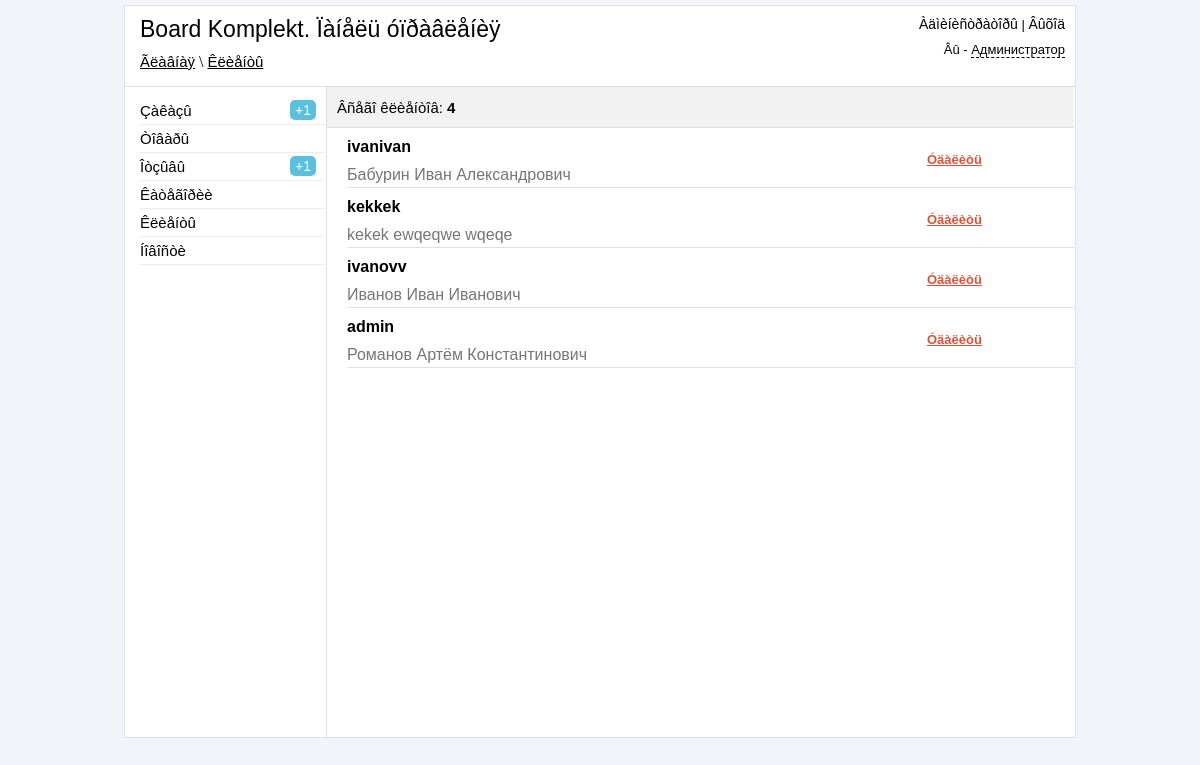
Page /admin/clients.php (signed in) on the committed database.
### tables this page shows
CREATE TABLE IF NOT EXISTS `reg_user` (
  `user_id` int(11) NOT NULL AUTO_INCREMENT,
  `login` varchar(100) NOT NULL,
  `password` varchar(100) NOT NULL,
  `surname` varchar(100) NOT NULL,
  `name` varchar(100) NOT NULL,
  `patronymic` varchar(100) NOT NULL,
  `email` varchar(100) NOT NULL,
  `phone` varchar(100) NOT NULL,
  `address` text NOT NULL,
  `datetime` datetime NOT NULL,
  `ip` varchar(50) NOT NULL,
  PRIMARY KEY (`user_id`)
);

### admin/clients.php (the view, shortened to what this page needs)
<?php
	if ($_SESSION['auth_admin'] == "yes_auth")
	{
		include("include/db_connect.php");
        $all_clients = mysql_query("SELECT * FROM reg_user", $link);
        $result_count = mysql_num_rows($all_clients)
?>
<!DOCTYPE HTML>
<html>
<head>
	<link href ="css/reset.css" rel="stylesheet" type="text/css" />
	<link href ="css/style.css" rel="stylesheet" type="text/css" />
    <link href ="jquery_confirm/jquery_confirm.css" rel="stylesheet" type="text/css" />
</head>
<body>
<div class="block-body">
	<?php
		include("include/block-header.php");
	?>
	<div class="block-content">
		<div class = "block-parameters">
			<p class="count-client">Âñåãî êëèåíòîâ: <b><?php echo $result_count;?></b></p>
		</div>
         <?php
            if ($_SESSION['view_clients'] == '1') {
                $num = 6;
                $page = (int)$_GET['page'];
                $count = mysql_query("SELECT COUNT(*) FROM reg_user",$link);
                $temp = mysql_fetch_array($count);
                $page = intval($page);
                if(empty($page) or $page <= 0) $page = 1;
                    $start = $page * $num - $num;
                if($temp[0] > 0)
                {
                    $result = mysql_query("SELECT * FROM reg_user ORDER BY user_id DESC LIMIT $start, $num", $link);
                    if(mysql_num_rows($result) > 0)
                    {
                        $row = mysql_fetch_array($result);
                        do
                        {
                            echo '
                            <div class="block-clients">
                            <p class="client-login"><b>'.$row["login"].'</b></p>
                            <p class="client-fio">'.$row["surname"].' '.$row["name"].' '.$row["patronymic"].'</p>
                            <p class="delete-client-links"><a class="delete" rel=clients.php?id='.$row["user_id"].'&action=delete>Óäàëèòü</a></p>
                            <ul>
                                <li><strong>E-Mail:</strong> '.$row["email"].'</li>
                                <li><strong>Àäðåñ:</strong> '.$row["address"].'</li>
                                <li><strong>Òåëåôîí:</strong> '.$row["phone"].'</li>
                                <li><strong>IP:</strong> '.$row["ip"].'</li>
                                <li><strong>Äàòà ðåãèñòðàöèè:</strong> '.$row["datetime"].'</li>
                            </ul>
                            </div>
                            ';
                        } while ($row = mysql_fetch_array($result));
                    }
                }
            ?>
            <?php
}
else {
    echo '<p class = "form-error" align="center">Ó âàñ íåò ïðàâ íà ïðîñìîòð äàííîé ñòðàíèöû!</p>';
}
?>
	</div>
</div>
</body>
</html>
<?php
	}
	else
	{
		header("Location: login.php");
	}
?>

### admin/css/style.css (style rules this page uses)
body { background-color: #F2F4F9 }
b { font-weight:bold; }
.block-body { width: 950px; margin: 5px auto; background-color: white; border: 1px solid #E0E0E0; }
.block-header-left a { font: 15px sans-serif; color: black; }
.block-content { width: 747px; min-height: 650px; height: auto; margin-left: 201px; border-left: 1px solid #E0E0E0; }
.block-parameters { height: 40px; border-bottom: 1px solid #E0E0E0; background-color: #F2F2F2; }
.delete { font: bold 13px sans-serif; color: #D6533C; cursor: pointer; text-decoration: underline; }
.count-client { font: 15px sans-serif; margin-top: 12px; margin-left: 10px; position: absolute; }
.block-clients { border-bottom: 1px solid #E0E0E0; min-height: 40px; height: auto; cursor: pointer; margin-top: 10px; margin-left: 20px; }
.client-login { font: 16px sans-serif; margin-top: 5px; margin-bottom: 10px; color: black; }
.client-fio { font: 16px sans-serif; margin-top: 10px; margin-bottom: 3px; color: #767676; }
.delete-client-links { font: 14px sans-serif; position: absolute; margin-top: -36px; margin-left: 580px; }

### rows in the picture
reg_user: login "ivanivan", surname "Бабурин", name "Иван", patronymic "Александрович"
reg_user: login "kekkek", surname "kekek", name "ewqeqwe", patronymic "wqeqe"
reg_user: login "ivanovv", surname "Иванов", name "Иван", patronymic "Иванович"
reg_user: login "admin", surname "Романов", name "Артём", patronymic "Константинович"

### other values in the picture
$_SESSION['urlpage'] "Ãëàâíàÿ \\ Êëèåíòû"
$_SESSION['admin_role'] "Администратор"
$countNoConfirmedOrders "1"
$countNoApprovedReviews "1"
$result_count "4"
